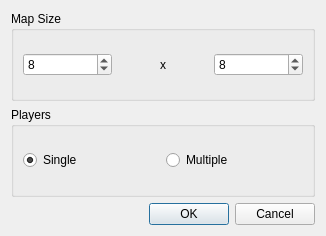
<?xml version="1.0" encoding="UTF-8"?>
<ui version="4.0">
 <class>NewGameDialog</class>
 <widget class="QDialog" name="NewGameDialog">
  <property name="geometry">
   <rect>
    <x>0</x>
    <y>0</y>
    <width>326</width>
    <height>236</height>
   </rect>
  </property>
  <property name="windowTitle">
   <string>New Game</string>
  </property>
  <property name="sizeGripEnabled">
   <bool>false</bool>
  </property>
  <property name="modal">
   <bool>true</bool>
  </property>
  <layout class="QGridLayout" name="gridLayout_3">
   <item row="0" column="0">
    <layout class="QVBoxLayout" name="verticalLayout">
     <item>
      <widget class="QGroupBox" name="groupBox">
       <property name="title">
        <string>Map Size</string>
       </property>
       <layout class="QGridLayout" name="gridLayout">
        <item row="0" column="0">
         <layout class="QHBoxLayout" name="horizontalLayout">
          <item>
           <widget class="QSpinBox" name="spinBox_width">
            <property name="minimum">
             <number>2</number>
            </property>
            <property name="maximum">
             <number>20</number>
            </property>
            <property name="singleStep">
             <number>2</number>
            </property>
            <property name="value">
             <number>8</number>
            </property>
           </widget>
          </item>
          <item>
           <widget class="QLabel" name="label">
            <property name="layoutDirection">
             <enum>Qt::RightToLeft</enum>
            </property>
            <property name="text">
             <string>x</string>
            </property>
            <property name="alignment">
             <set>Qt::AlignCenter</set>
            </property>
           </widget>
          </item>
          <item>
           <widget class="QSpinBox" name="spinBox_height">
            <property name="minimum">
             <number>2</number>
            </property>
            <property name="maximum">
             <number>20</number>
            </property>
            <property name="singleStep">
             <number>2</number>
            </property>
            <property name="value">
             <number>8</number>
            </property>
           </widget>
          </item>
         </layout>
        </item>
       </layout>
      </widget>
     </item>
     <item>
      <widget class="QGroupBox" name="groupBox_2">
       <property name="title">
        <string>Players</string>
       </property>
       <layout class="QGridLayout" name="gridLayout_2">
        <item row="0" column="0">
         <layout class="QHBoxLayout" name="horizontalLayout_2">
          <property name="sizeConstraint">
           <enum>QLayout::SetDefaultConstraint</enum>
          </property>
          <item>
           <widget class="QRadioButton" name="radioButton_single">
            <property name="text">
             <string>Single</string>
            </property>
            <property name="checked">
             <bool>true</bool>
            </property>
           </widget>
          </item>
          <item>
           <widget class="QRadioButton" name="radioButton_multiple">
            <property name="text">
             <string>Multiple</string>
            </property>
            <property name="checked">
             <bool>false</bool>
            </property>
           </widget>
          </item>
         </layout>
        </item>
       </layout>
      </widget>
     </item>
     <item>
      <widget class="QDialogButtonBox" name="buttonBox">
       <property name="orientation">
        <enum>Qt::Horizontal</enum>
       </property>
       <property name="standardButtons">
        <set>QDialogButtonBox::Cancel|QDialogButtonBox::Ok</set>
       </property>
      </widget>
     </item>
    </layout>
   </item>
  </layout>
 </widget>
 <resources/>
 <connections>
  <connection>
   <sender>buttonBox</sender>
   <signal>accepted()</signal>
   <receiver>NewGameDialog</receiver>
   <slot>accept()</slot>
   <hints>
    <hint type="sourcelabel">
     <x>162</x>
     <y>206</y>
    </hint>
    <hint type="destinationlabel">
     <x>162</x>
     <y>117</y>
    </hint>
   </hints>
  </connection>
  <connection>
   <sender>buttonBox</sender>
   <signal>rejected()</signal>
   <receiver>NewGameDialog</receiver>
   <slot>reject()</slot>
   <hints>
    <hint type="sourcelabel">
     <x>162</x>
     <y>206</y>
    </hint>
    <hint type="destinationlabel">
     <x>162</x>
     <y>117</y>
    </hint>
   </hints>
  </connection>
 </connections>
</ui>
